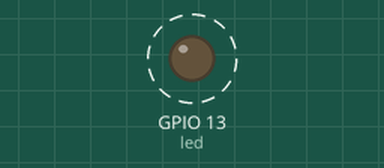
Simulated run of this sketch. Board: ESP32. Parts: output pins drawn as LEDs (lit = HIGH). Dashed ring = blinking. What the sketch prints to the serial monitor is not drawn.

Above: at 0.2 s.
Timing chart, 0 to 3.0 s (numbered marks = the images above):
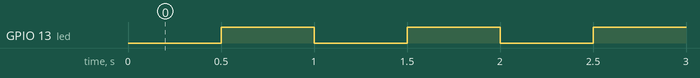

The sketch:

esp32_ile_5_Saniyelik_Timer_Kodu.ino
```cpp
#define led 13

volatile int interruptCounter =0;
int totalInterruptCounter=0;

int toplamGecenSure=0;


hw_timer_t * timer = NULL;
portMUX_TYPE timerMux = portMUX_INITIALIZER_UNLOCKED;


void IRAM_ATTR Sayac() {
  portENTER_CRITICAL_ISR(&timerMux);
  interruptCounter++;
  portEXIT_CRITICAL_ISR(&timerMux);


}


void setup() {

  Serial.begin(115200);
  //            0.indekssteki timer -> yani timer 1 i kullanıyoruz
  // 80MHZ = 80 000 000 /80 den yani 1milyon mikrosaniye yani 1 saniye
  // true de çalış demek
  timer = timerBegin(0, 80, true);
  timerAttachInterrupt(timer, &Sayac, true);
  timerAlarmWrite(timer, 500000, true);
  timerAlarmEnable(timer);


 pinMode(led, OUTPUT);
}

void loop() {
  int deger = digitalRead(led);

  if (interruptCounter > 0) {

    toplamGecenSure +=interruptCounter;

    portENTER_CRITICAL(&timerMux);
    interruptCounter--;
    portEXIT_CRITICAL(&timerMux);

    totalInterruptCounter++;


    Serial.print("An interrupt as occurred. Total number: ");
    Serial.println(totalInterruptCounter);

    digitalWrite(led,!deger);

  }

  else if(totalInterruptCounter >=3){
    totalInterruptCounter =0;
    Serial.println("Resim Cekiliyor...");
    Serial.println("Sayac 3 saniyeye ulasti.");
    Serial.println("Sayac sifirlaniyor....");

    Serial.print("Toplam Gecen sure : ");
    Serial.println(toplamGecenSure);

  }


}
```

Measured:
- by itself, GPIO 13 (led): alternates HIGH for 0.50 s and LOW for 0.50 s
